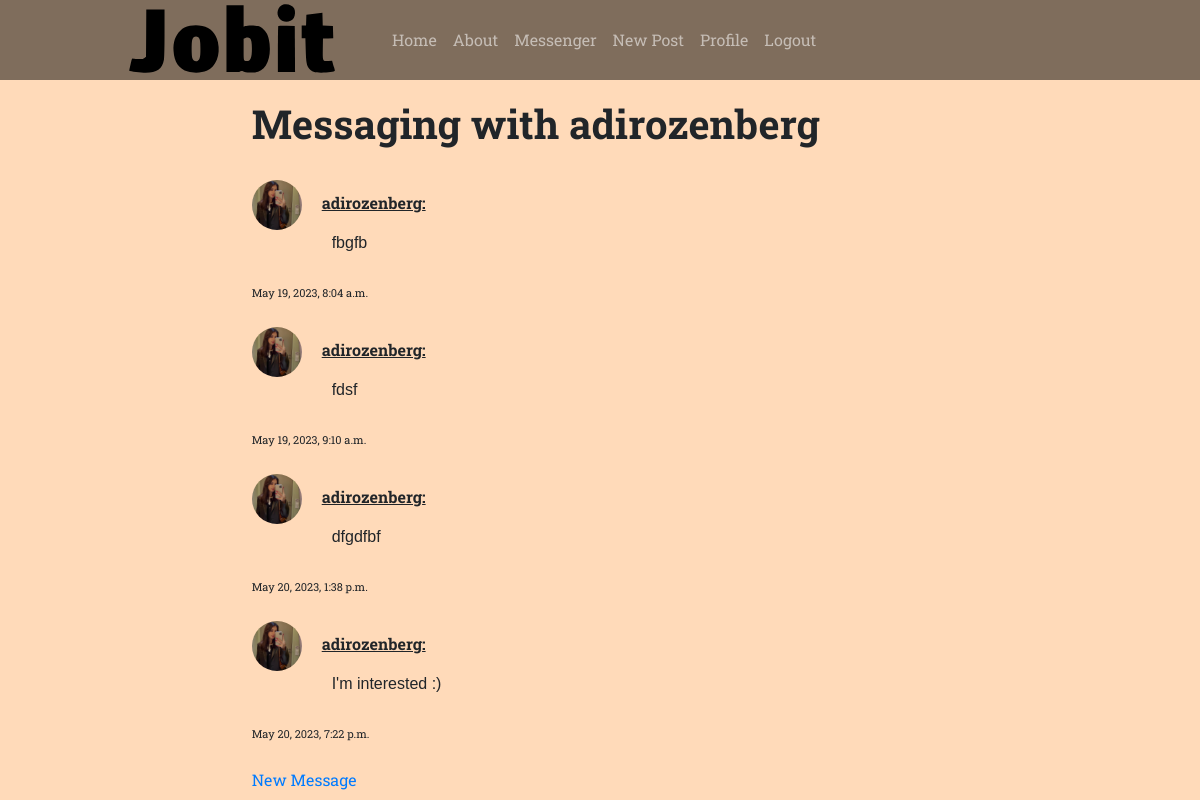
/direct/4/ (signed in), run on the app's committed database.
### direct_message/models.py (models this page shows, shortened)
class Message(models.Model):
    sender = models.ForeignKey(User, on_delete=models.CASCADE, related_name='sender')
    receiver = models.ForeignKey(User, on_delete=models.CASCADE, related_name='receiver')
    creation_date = models.DateTimeField(default=timezone.now)
    message_text = models.TextField()

### users/models.py (models this page shows, shortened)
class Profile(models.Model):
    user = models.OneToOneField(User, on_delete=models.CASCADE)
    image = models.ImageField(default='default.jpg', upload_to='profile_pics')
    date_of_birth = models.DateField(default=date(2000, 1, 1))
    profession = models.CharField(max_length=100, default='')
    address = models.CharField(max_length=50, default='')
    gender = models.CharField(max_length=1, choices=GENDER_CHOICES)

### direct_message/views.py (the view)
# urls.py: path('<int:user_id>/', views.chat, name='direct-message'),
@login_required
def chat(request, user_id):
    user = User.objects.get(pk=user_id)
    direct_messages_sender = Message.objects.filter(sender=user_id, receiver=request.user.id)
    direct_messages_receiver = Message.objects.filter(sender=request.user.id, receiver=user_id)
    direct_messages = direct_messages_sender.union(direct_messages_receiver)
    return render(request, 'direct_message/direct_message.html', {'direct_messages': direct_messages,
                                                                  'send_to': user.username})

### direct_message/templates/direct_message/direct_message.html (shortened to what this page needs)
{% extends "feed/base.html" %}
{% load static %}
{% block content %}
    <h1 class="chat-headline">Messaging with {{ send_to }}</h1><br>
    {% for message in direct_messages %}
        <div class="message-container">
            <img src="{{ message.sender.profile.image.url }}" alt="{{ message.sender.username }}" class="rounded-circle mr-3" height="50">
            <a class="sender-name"><u><b>{{ message.sender.username }}:</b></u></a><br>
            <span style="margin-left: 80px;">
            <a class="message-text" style="font-family: Arial">{{ message.message_text }}</a>
            </span>
            <br>
            <a class="creation-date" style="font-size: 11px;">{{ message.creation_date }}</a>
            <br><br>
        </div>
    {% endfor %}
    <a class="new-message" href='new/{{message.receiver.pk}}'> New Message </a>
{% endblock content %}

### feed/static/feed/main.css (style rules this page uses)
:root { --bs-blue: #0d6efd; --bs-indigo: #6610f2; --bs-purple: #6f42c1; --bs-pink: #d63384; --bs-red: #dc3545; --bs-orange: #fd7e14; --bs-yellow: #ffc800; --bs-green: #198754; --bs-teal: #20c997; --bs-cyan: #0dcaf0; --bs-white: #fff; --bs-gray: #6c757d; --bs-gray-dark: #343a40; --bs-gray-100: #f8f9fa; --bs-gray-200: #e9ecef; --bs-gray-300: #dee2e6; --bs-gray-400: #ced4da; --bs-gray-500: #adb5bd; --bs-gray-600: #6c757d; --bs-gray-700: #495057; --bs-gray-800: #343a40; --bs-gray-900: #212529; --bs-primary: #ffc800; --bs-secondary: #6c757d; --bs-success: #198754; --bs-info: #0dcaf0; --bs-warning: #ffc800; --bs-danger: #dc3545; --bs-light: #f8f9fa; --bs-dark: #212529; --bs-primary-rgb: 255, 200, 0; --bs-secondary-rgb: 108, 117, 125; --bs-success-rgb: 25, 135, 84; --bs-info-rgb: 13, 202, 240; --bs-warning-rgb: 255, 200, 0; --bs-danger-rgb: 220, 53, 69; --bs-light-rgb: 248, 249, 250; --bs-dark-rgb: 33, 37, 41; --bs-white-rgb: 255, 255, 255; --bs-black-rgb: 0, 0, 0; --bs-body-color-rgb: 33, 37, 41; --bs-body-bg-rgb: 255, 255, 255; --bs-font-sans-serif: system-ui, -apple-system, "Segoe UI", Roboto, "Helvetica Neue", Arial, "Noto Sans", "Liberation Sans", sans-serif, "Apple Color Emoji", "Segoe UI Emoji", "Segoe UI Symbol", "Noto Color Emoji"; --bs-font-monospace: SFMono-Regular, Menlo, Monaco, Consolas, "Liberation Mono", "Courier New", monospace; --bs-gradient: linear-gradient(180deg, rgba(255, 255, 255, 0.15), rgba(255, 255, 255, 0)); --bs-body-font-family: Roboto Slab, -apple-system, BlinkMacSystemFont, Segoe UI, Roboto, Helvetica Neue, Arial, sans-serif, Apple Color Emoji, Segoe UI Emoji, Segoe UI Symbol, Noto Color Emoji; --bs-body-font-size: 1rem; --bs-body-font-weight: 400; --bs-body-line-height: 1.5; --bs-body-color: #212529; --bs-body-bg: #fff; }
*, *::before, *::after { box-sizing: border-box; }
@media (prefers-reduced-motion: no-preference) { :root { scroll-behavior: smooth; } }
body { height: 100%; margin: 0; padding: 0; display: flex; align-items: center; justify-content: center; padding-top: 100px; font-family: var(--bs-body-font-family); font-size: var(--bs-body-font-size); font-weight: var(--bs-body-font-weight); line-height: var(--bs-body-line-height); color: var(--bs-body-color); text-align: var(--bs-body-text-align); -webkit-text-size-adjust: 100%; -webkit-tap-highlight-color: rgba(0, 0, 0, 0); background-color: peachpuff; background-size:cover; background-position: center; }
h6, .h6, h5, .h5, h4, .h4, h3, .h3, h2, .h2, h1, .h1 { margin-top: 0; margin-bottom: 0.5rem; font-family: "Roboto Slab", -apple-system, BlinkMacSystemFont, "Segoe UI", Roboto, "Helvetica Neue", Arial, sans-serif, "Apple Color Emoji", "Segoe UI Emoji", "Segoe UI Symbol", "Noto Color Emoji"; font-weight: 700; line-height: 1.2; }
h1, .h1 { font-size: calc(1.375rem + 1.5vw); }
@media (min-width: 1200px) { h1, .h1 { font-size: 2.5rem; } }

### data on the page
Message: sender.profile.image (picture), sender.username "adirozenberg", message_text "fbgfb", creation_date "May 19, 2023, 8:04 a.m."
Message: sender.profile.image (picture), sender.username "adirozenberg", message_text "fdsf", creation_date "May 19, 2023, 9:10 a.m."
Message: sender.profile.image (picture), sender.username "adirozenberg", message_text "dfgdfbf", creation_date "May 20, 2023, 1:38 p.m."
Message: sender.profile.image (picture), sender.username "adirozenberg", message_text "I'm interested :)", creation_date "May 20, 2023, 7:22 p.m."

### other printed values
{{ send_to }} "adirozenberg"
